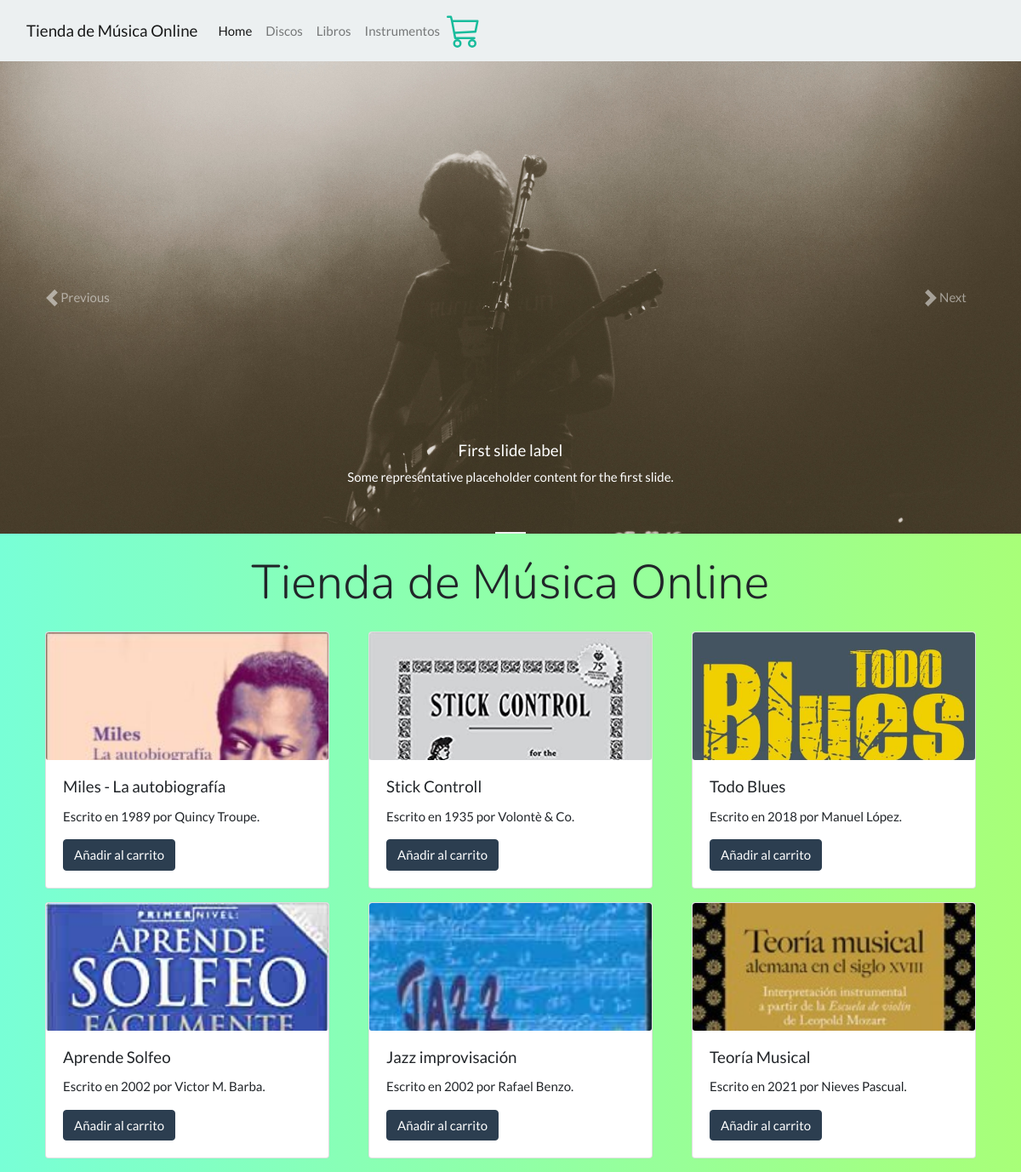
Page /libros on the committed database.
### models.py (models this page shows, shortened)
class Libro(Base):
    __tablename__ = "libros"
    id = Column(Integer, primary_key=True)
    title = Column(Text, nullable=False)
    author = Column(Text, nullable=False)
    editorial = Column(Text, nullable=False)
    year = Column(Integer, nullable=False)
    price = Column(Numeric, nullable=False)
    cover = Column(Text)
    def __repr__(self):
        return f"Libro {self.id}: {self.title} escrito por {self.author} en {self.year}"

### routes/libros.py (the view)
@libros.route('/libros')
def consultar_libros():
    libros = db.session.query(Libro).all()
    for libro in libros:
        print(libro)
    return render_template('libros.html', todos_los_libros=libros)

### templates/libros.html (shortened to what this page needs)
{% extends 'index.html' %} {% block lista %}
<div class="row py-2 d-flex justify-content-around">
    {% for libro in todos_los_libros %}
    <div class="col-md-4 my-2">
      <div class="card mx-2">
        <div class="card-img">
          <img
            src="{{ url_for('static', filename='img/uploads/') }}{{libro.cover}}"
            class="card-img-top"
            alt="..."
          />
        </div>
        <div class="card-body">
          <h5 class="card-title">{{ libro.title }}</h5>
          <p>Escrito en {{ libro.year }} por {{ libro.author }}.</p>
          <form action="/libros/agregar" method="get">
            <button type="submit" class="btn btn-primary">Añadir al carrito</button>
          </form>
        </div>
      </div>
    </div>
    {% endfor %}
  </div>
  {% endblock %}

### static/css/main.css (style rules this page uses)
body { height: 100vh; background: #a8ff78; background: -webkit-linear-gradient(to right, #78ffd6, #a8ff78); background: linear-gradient(to right, #78ffd6, #a8ff78); }
.card-img { overflow: hidden; height: 150px; }
.card .card-img-top { transition: all 1s ease; }
button { border: transparent; }

### rows in the picture
Libro: cover (picture), title "Miles - La autobiografía", year "1989", author "Quincy Troupe"
Libro: cover (picture), title "Stick Controll", year "1935", author "Volontè & Co"
Libro: cover (picture), title "Todo Blues", year "2018", author "Manuel López"
Libro: cover (picture), title "Aprende Solfeo", year "2002", author "Victor M. Barba"
Libro: cover (picture), title "Jazz improvisación", year "2002", author "Rafael Benzo"
Libro: cover (picture), title "Teoría Musical", year "2021", author "Nieves Pascual"
